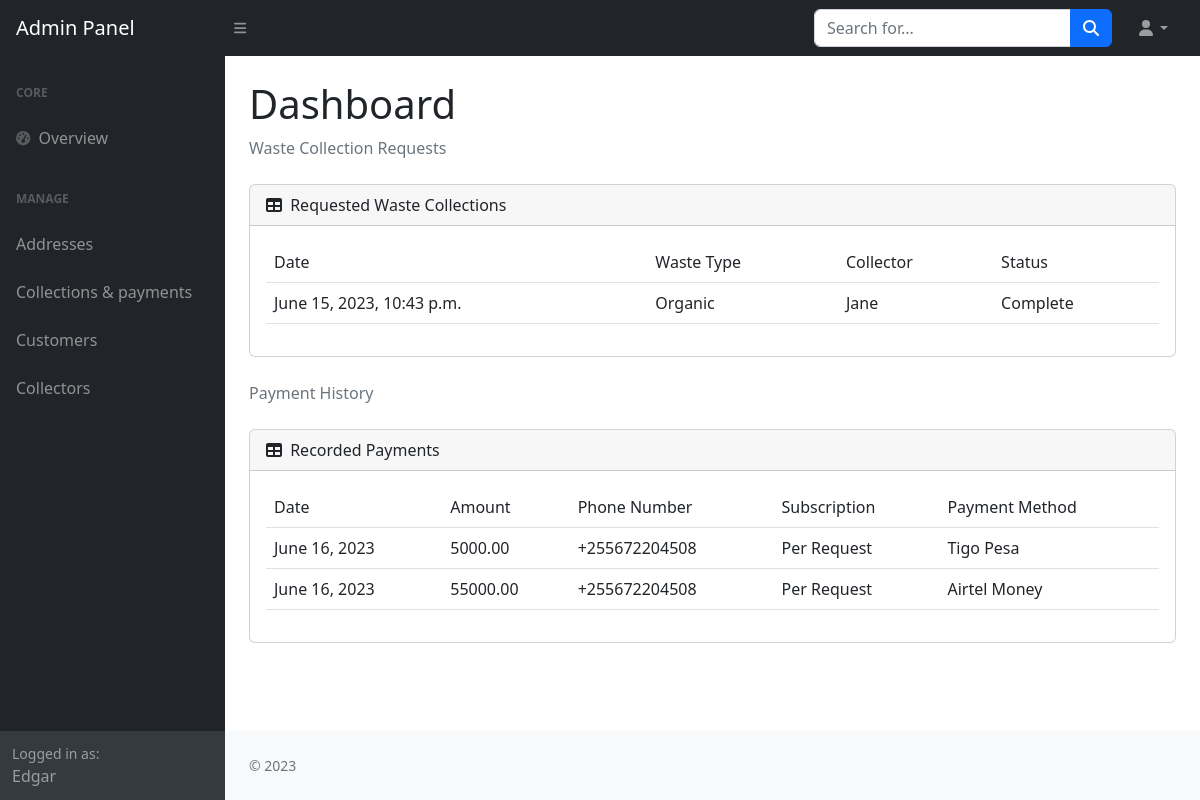
Screenshot of /collections_payments/ (signed in) with the database file from the repository.
### wms_app/models.py (models this page shows, shortened)
class Collection(models.Model):
    waste_producer = models.ForeignKey(User, on_delete=models.CASCADE)
    waste_collector = models.ForeignKey(Customer, on_delete=models.CASCADE, null=True, blank=True)
    collection_date = models.DateField(blank=True, null=True)
    collection_status = models.BooleanField(default=False)
    time_requested = models.DateTimeField(auto_now_add=True)
    area = models.ForeignKey('Area', on_delete=models.CASCADE)
    waste_type = models.CharField(max_length=20)
    house_number = models.CharField(max_length=50)
    bin_number = models.CharField(max_length=50)

class Customer(models.Model):
    user = models.OneToOneField(User, on_delete=models.CASCADE)
    role = models.CharField(max_length=20)
    address = models.CharField(max_length=100)
    contact_number = models.CharField(max_length=20)
    def __str__(self):
        return self.user.first_name

class Payment(models.Model):
    waste_producer = models.ForeignKey(User, on_delete=models.CASCADE)
    payment_date = models.DateField()
    amount = models.DecimalField(max_digits=8, decimal_places=2)
    status = models.BooleanField(default=False)
    phone_number = models.CharField(max_length=20, blank=True, null=True)
    payment_method = models.CharField(max_length=20, blank=True, null=True)
    payment_type = models.CharField(max_length=20, blank=True, null=True)

### wms_app/views.py (the view)
# urls.py: path('collections_payments/', collections_payments_view, name='collections_payments'),
def collections_payments_view(request):
    collections = Collection.objects.all()
    payments = Payment.objects.all()
    context = {'collections': collections, 'payments': payments}
    return render(request, 'dashboard/collections_payments.html', context)

### templates/dashboard/collections_payments.html (shortened to what this page needs)
{% extends 'dashboard/base.html' %}
{% load static %}
{% block body %}
<body class="sb-nav-fixed">
    <nav class="sb-topnav navbar navbar-expand navbar-dark bg-dark">
        <a class="navbar-brand ps-3" href="index.html">Admin Panel</a>
        <button class="btn btn-link btn-sm order-1 order-lg-0 me-4 me-lg-0" id="sidebarToggle" href="#!"><i class="fas fa-bars"></i></button>
        <form class="d-none d-md-inline-block form-inline ms-auto me-0 me-md-3 my-2 my-md-0">
            <div class="input-group">
                <input class="form-control" type="text" placeholder="Search for..." aria-label="Search for..." aria-describedby="btnNavbarSearch" />
                <button class="btn btn-primary" id="btnNavbarSearch" type="button"><i class="fas fa-search"></i></button>
            </div>
        </form>
        <ul class="navbar-nav ms-auto ms-md-0 me-3 me-lg-4">
            <li class="nav-item dropdown">
                <a class="nav-link dropdown-toggle" id="navbarDropdown" href="#" role="button" data-bs-toggle="dropdown" aria-expanded="false"><i class="fas fa-user fa-fw"></i></a>
            </li>
        </ul>
    </nav>
    <div id="layoutSidenav">
        {% include "dashboard/admin_side_panel.html" %}
        <div id="layoutSidenav_content">
            <main>
                <div class="container-fluid px-4">
                    <h1 class="mt-4">Dashboard</h1>
                    <ol class="breadcrumb mb-4">
                        <li class="breadcrumb-item active">Waste Collection Requests</li>
                    </ol>
                    <div class="card mb-4">
                        <div class="card-header">
                            <i class="fas fa-table me-1"></i>
                            Requested Waste Collections
                        </div>
                        <div class="card-body">
                            <table class="table">
                                <thead>
                                    <tr>
                                        <td scope="col">Date</td>
                                        <td scope="col">Waste Type</td>
                                        <td scope="col">Collector</td>
                                        <td scope="col">Status</td>
                                    </tr>
                                </thead>
                                <tbody class="fw-light">
                                    {% if collections %}
                                        {% for collection in collections %}
                                        <tr>
                                            <td>{{collection.time_requested}}</td>
                                            <td>{{collection.waste_type}}</td>
                                            <td>{{collection.waste_collector}}</td>
                                            <td>{%if collection.collection_status is True %}Complete{% else %}Pending {%endif%}</td>
                                        </tr>
                                        {% endfor %}
                                    {% else %}
                                        <tr>
                                            <td colspan="4">No collection history</td>
                                        </tr>
                                    {% endif %}
                                </tbody>
                            </table>
                        </div>
                    </div>
                    <ol class="breadcrumb mb-4">
                        <li class="breadcrumb-item active">Payment History</li>
                    </ol>
                    <div class="card mb-4">
                        <div class="card-header">
                            <i class="fas fa-table me-1"></i>
                            Recorded Payments
                        </div>
                        <div class="card-body">
                            <table class="table">
                                <thead>
                                    <tr>
                                        <td scope="col">Date</td>
                                        <td scope="col">Amount</td>
                                        <td scope="col">Phone Number</td>
                                        <td scope="col">Subscription</td>
                                        <td scope="col">Payment Method</td>
                                    </tr>
                                </thead>
                                <tbody class="fw-light">
                                    {% if payments %}
                                        {% for payment in payments %}
                                        <tr>
                                            <td>{{payment.payment_date}}</td>
                                            <td>{{payment.amount}}</td>
                                            <td>{{payment.phone_number}}</td>
                                            <td>
                                                {% if payment.payment_type == '1' %}
                                                    Monthly
                                                {% else %}
                                                    Per Request
                                                {% endif %}
                                            </td>
                                            <td>
                                                {% if payment.payment_method == '1' %}
                                                    Tigo Pesa
                                                {% elif payment.payment_method == '2' %}
                                                    Airtel Money
                                                {% else %}
                                                    M-pesa
                                                {% endif %}
                                            </td>
                                        </tr>
                                        {% endfor %}
                                    {% else %}
                                        <tr>
                                            <td colspan="5">No payment history</td>
                                        </tr>
                                    {% endif %}
                                </tbody>
                            </table>
                        </div>
                    </div>
                </div>
            </main>
            <footer class="py-4 bg-light mt-auto">
                <div class="container-fluid px-4">
                    <div class="d-flex align-items-center justify-content-between small">
                        <div class="text-muted">&copy; 2023</div>
                    </div>
                </div>
            </footer>
        </div>
    </div>
</body>
{% endblock body %}

### templates/dashboard/admin_side_panel.html
<div id="layoutSidenav_nav">
    <nav class="sb-sidenav accordion sb-sidenav-dark" id="sidenavAccordion">
        <div class="sb-sidenav-menu">
            <div class="nav">
                <div class="sb-sidenav-menu-heading">Core</div>
                <a class="nav-link" href="/dashboard">
                    <div class="sb-nav-link-icon"><i class="fas fa-tachometer-alt"></i></div>
                    Overview
                </a>
                <div class="sb-sidenav-menu-heading">Manage</div>
                <a class="nav-link" href="/addresses">Addresses</a>
                <a class="nav-link" href="/collections_payments">Collections & payments</a>
                <a class="nav-link" href="/customers">Customers</a>
                <a class="nav-link" href="/collector">Collectors</a>
            </div>
        </div>
        <div class="sb-sidenav-footer">
            <div class="small">Logged in as:</div>
            {{request.user.first_name}}
        </div>
    </nav>
</div>

### rows the page displays
Collection: time_requested "June 15, 2023, 10:43 p.m.", waste_type "Organic", waste_collector "Jane", collection_status "Complete"
Payment: payment_date "June 16, 2023", amount "5000.00", phone_number "+255672204508", payment_type "Per Request", payment_method "Tigo Pesa"
Payment: payment_date "June 16, 2023", amount "55000.00", phone_number "+255672204508", payment_type "Per Request", payment_method "Airtel Money"

### other values shown
{{ request.user.first_name }} "Edgar"
